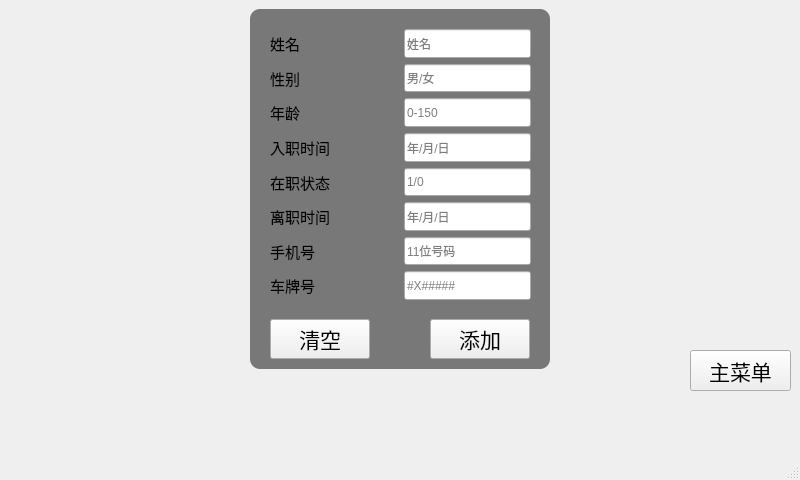
<?xml version="1.0" encoding="UTF-8"?>
<ui version="4.0">
 <class>addwindow</class>
 <widget class="QMainWindow" name="addwindow">
  <property name="geometry">
   <rect>
    <x>0</x>
    <y>0</y>
    <width>800</width>
    <height>480</height>
   </rect>
  </property>
  <property name="minimumSize">
   <size>
    <width>800</width>
    <height>480</height>
   </size>
  </property>
  <property name="maximumSize">
   <size>
    <width>800</width>
    <height>480</height>
   </size>
  </property>
  <property name="windowTitle">
   <string>员工后台管理系统</string>
  </property>
  <property name="windowIcon">
   <iconset resource="photo.qrc">
    <normaloff>:/2.png</normaloff>:/2.png</iconset>
  </property>
  <property name="styleSheet">
   <string notr="true">
QWidget#widget
{
	background-color: rgba(0, 0, 0,0.5);
	border:none;
	border-radius:10px;
}
QMainWindow#addwindow
{
border-image: url(:/5.png);
}</string>
  </property>
  <widget class="QWidget" name="centralwidget">
   <widget class="QPushButton" name="backButton">
    <property name="geometry">
     <rect>
      <x>690</x>
      <y>350</y>
      <width>101</width>
      <height>41</height>
     </rect>
    </property>
    <property name="font">
     <font>
      <family>Agency FB</family>
      <pointsize>16</pointsize>
     </font>
    </property>
    <property name="text">
     <string>主菜单</string>
    </property>
   </widget>
   <widget class="QWidget" name="widget" native="true">
    <property name="geometry">
     <rect>
      <x>250</x>
      <y>9</y>
      <width>300</width>
      <height>360</height>
     </rect>
    </property>
    <widget class="QPushButton" name="addAllButton">
     <property name="geometry">
      <rect>
       <x>180</x>
       <y>310</y>
       <width>100</width>
       <height>40</height>
      </rect>
     </property>
     <property name="font">
      <font>
       <family>Agency FB</family>
       <pointsize>16</pointsize>
      </font>
     </property>
     <property name="text">
      <string>添加</string>
     </property>
    </widget>
    <widget class="QWidget" name="layoutWidget">
     <property name="geometry">
      <rect>
       <x>20</x>
       <y>20</y>
       <width>261</width>
       <height>271</height>
      </rect>
     </property>
     <layout class="QVBoxLayout" name="verticalLayout">
      <item>
       <layout class="QHBoxLayout" name="horizontalLayout_2">
        <item>
         <widget class="QLabel" name="addNamelabel">
          <property name="sizePolicy">
           <sizepolicy hsizetype="Expanding" vsizetype="Preferred">
            <horstretch>0</horstretch>
            <verstretch>0</verstretch>
           </sizepolicy>
          </property>
          <property name="font">
           <font>
            <family>Agency FB</family>
            <pointsize>11</pointsize>
           </font>
          </property>
          <property name="text">
           <string>姓名    </string>
          </property>
         </widget>
        </item>
        <item>
         <widget class="QLineEdit" name="addNameEdit">
          <property name="sizePolicy">
           <sizepolicy hsizetype="Expanding" vsizetype="Preferred">
            <horstretch>0</horstretch>
            <verstretch>0</verstretch>
           </sizepolicy>
          </property>
          <property name="text">
           <string/>
          </property>
          <property name="placeholderText">
           <string>姓名</string>
          </property>
         </widget>
        </item>
       </layout>
      </item>
      <item>
       <layout class="QHBoxLayout" name="horizontalLayout_3">
        <item>
         <widget class="QLabel" name="addGenderlabel">
          <property name="sizePolicy">
           <sizepolicy hsizetype="Expanding" vsizetype="Preferred">
            <horstretch>0</horstretch>
            <verstretch>0</verstretch>
           </sizepolicy>
          </property>
          <property name="font">
           <font>
            <family>Agency FB</family>
            <pointsize>11</pointsize>
           </font>
          </property>
          <property name="text">
           <string>性别</string>
          </property>
         </widget>
        </item>
        <item>
         <widget class="QLineEdit" name="addGenderEdit">
          <property name="sizePolicy">
           <sizepolicy hsizetype="Expanding" vsizetype="Preferred">
            <horstretch>0</horstretch>
            <verstretch>0</verstretch>
           </sizepolicy>
          </property>
          <property name="text">
           <string/>
          </property>
          <property name="placeholderText">
           <string>男/女</string>
          </property>
         </widget>
        </item>
       </layout>
      </item>
      <item>
       <layout class="QHBoxLayout" name="horizontalLayout_4">
        <item>
         <widget class="QLabel" name="addAgelabel">
          <property name="sizePolicy">
           <sizepolicy hsizetype="Expanding" vsizetype="Preferred">
            <horstretch>0</horstretch>
            <verstretch>0</verstretch>
           </sizepolicy>
          </property>
          <property name="font">
           <font>
            <family>Agency FB</family>
            <pointsize>11</pointsize>
           </font>
          </property>
          <property name="text">
           <string>年龄</string>
          </property>
         </widget>
        </item>
        <item>
         <widget class="QLineEdit" name="addAgeEdit">
          <property name="sizePolicy">
           <sizepolicy hsizetype="Expanding" vsizetype="Preferred">
            <horstretch>0</horstretch>
            <verstretch>0</verstretch>
           </sizepolicy>
          </property>
          <property name="text">
           <string/>
          </property>
          <property name="placeholderText">
           <string>0-150</string>
          </property>
         </widget>
        </item>
       </layout>
      </item>
      <item>
       <layout class="QHBoxLayout" name="horizontalLayout_5">
        <item>
         <widget class="QLabel" name="addTimelabel">
          <property name="sizePolicy">
           <sizepolicy hsizetype="Expanding" vsizetype="Preferred">
            <horstretch>0</horstretch>
            <verstretch>0</verstretch>
           </sizepolicy>
          </property>
          <property name="font">
           <font>
            <family>Agency FB</family>
            <pointsize>11</pointsize>
           </font>
          </property>
          <property name="text">
           <string>入职时间</string>
          </property>
         </widget>
        </item>
        <item>
         <widget class="QLineEdit" name="addTimeEdit">
          <property name="sizePolicy">
           <sizepolicy hsizetype="Expanding" vsizetype="Preferred">
            <horstretch>0</horstretch>
            <verstretch>0</verstretch>
           </sizepolicy>
          </property>
          <property name="text">
           <string/>
          </property>
          <property name="placeholderText">
           <string>年/月/日</string>
          </property>
         </widget>
        </item>
       </layout>
      </item>
      <item>
       <layout class="QHBoxLayout" name="horizontalLayout_6">
        <item>
         <widget class="QLabel" name="addStatelabel">
          <property name="sizePolicy">
           <sizepolicy hsizetype="Expanding" vsizetype="Preferred">
            <horstretch>0</horstretch>
            <verstretch>0</verstretch>
           </sizepolicy>
          </property>
          <property name="font">
           <font>
            <family>Agency FB</family>
            <pointsize>11</pointsize>
           </font>
          </property>
          <property name="text">
           <string>在职状态</string>
          </property>
         </widget>
        </item>
        <item>
         <widget class="QLineEdit" name="addStateEdit">
          <property name="sizePolicy">
           <sizepolicy hsizetype="Expanding" vsizetype="Preferred">
            <horstretch>0</horstretch>
            <verstretch>0</verstretch>
           </sizepolicy>
          </property>
          <property name="text">
           <string/>
          </property>
          <property name="placeholderText">
           <string>1/0</string>
          </property>
         </widget>
        </item>
       </layout>
      </item>
      <item>
       <layout class="QHBoxLayout" name="horizontalLayout_7">
        <item>
         <widget class="QLabel" name="addQuitTimelabel">
          <property name="sizePolicy">
           <sizepolicy hsizetype="Expanding" vsizetype="Preferred">
            <horstretch>0</horstretch>
            <verstretch>0</verstretch>
           </sizepolicy>
          </property>
          <property name="font">
           <font>
            <family>Agency FB</family>
            <pointsize>11</pointsize>
           </font>
          </property>
          <property name="text">
           <string>离职时间</string>
          </property>
         </widget>
        </item>
        <item>
         <widget class="QLineEdit" name="addQuitTimeEdit">
          <property name="sizePolicy">
           <sizepolicy hsizetype="Expanding" vsizetype="Preferred">
            <horstretch>0</horstretch>
            <verstretch>0</verstretch>
           </sizepolicy>
          </property>
          <property name="text">
           <string/>
          </property>
          <property name="placeholderText">
           <string>年/月/日</string>
          </property>
         </widget>
        </item>
       </layout>
      </item>
      <item>
       <layout class="QHBoxLayout" name="horizontalLayout_8">
        <item>
         <widget class="QLabel" name="addCalllabel">
          <property name="sizePolicy">
           <sizepolicy hsizetype="Expanding" vsizetype="Preferred">
            <horstretch>0</horstretch>
            <verstretch>0</verstretch>
           </sizepolicy>
          </property>
          <property name="font">
           <font>
            <family>Agency FB</family>
            <pointsize>11</pointsize>
           </font>
          </property>
          <property name="text">
           <string>手机号</string>
          </property>
         </widget>
        </item>
        <item>
         <widget class="QLineEdit" name="addCallEdit">
          <property name="sizePolicy">
           <sizepolicy hsizetype="Expanding" vsizetype="Preferred">
            <horstretch>0</horstretch>
            <verstretch>0</verstretch>
           </sizepolicy>
          </property>
          <property name="text">
           <string/>
          </property>
          <property name="placeholderText">
           <string>11位号码</string>
          </property>
         </widget>
        </item>
       </layout>
      </item>
      <item>
       <layout class="QHBoxLayout" name="horizontalLayout_9">
        <item>
         <widget class="QLabel" name="addCarlabel">
          <property name="sizePolicy">
           <sizepolicy hsizetype="Expanding" vsizetype="Preferred">
            <horstretch>0</horstretch>
            <verstretch>0</verstretch>
           </sizepolicy>
          </property>
          <property name="font">
           <font>
            <family>Agency FB</family>
            <pointsize>11</pointsize>
           </font>
          </property>
          <property name="text">
           <string>车牌号</string>
          </property>
         </widget>
        </item>
        <item>
         <widget class="QLineEdit" name="addCarEdit">
          <property name="sizePolicy">
           <sizepolicy hsizetype="Expanding" vsizetype="Preferred">
            <horstretch>0</horstretch>
            <verstretch>0</verstretch>
           </sizepolicy>
          </property>
          <property name="text">
           <string/>
          </property>
          <property name="placeholderText">
           <string>#X#####</string>
          </property>
         </widget>
        </item>
       </layout>
      </item>
     </layout>
    </widget>
    <widget class="QPushButton" name="addAllButton_2">
     <property name="geometry">
      <rect>
       <x>20</x>
       <y>310</y>
       <width>100</width>
       <height>40</height>
      </rect>
     </property>
     <property name="font">
      <font>
       <family>Agency FB</family>
       <pointsize>16</pointsize>
      </font>
     </property>
     <property name="text">
      <string>清空</string>
     </property>
    </widget>
   </widget>
   <widget class="QLabel" name="girllabel">
    <property name="geometry">
     <rect>
      <x>30</x>
      <y>70</y>
      <width>150</width>
      <height>150</height>
     </rect>
    </property>
    <property name="styleSheet">
     <string notr="true">border-image: url(:/3.png);</string>
    </property>
    <property name="text">
     <string/>
    </property>
   </widget>
   <widget class="QLabel" name="boylabel">
    <property name="geometry">
     <rect>
      <x>630</x>
      <y>70</y>
      <width>150</width>
      <height>150</height>
     </rect>
    </property>
    <property name="styleSheet">
     <string notr="true">border-image: url(:/4.png);</string>
    </property>
    <property name="text">
     <string/>
    </property>
   </widget>
   <widget class="RollText" name="widgetRoll" native="true">
    <property name="geometry">
     <rect>
      <x>0</x>
      <y>390</y>
      <width>791</width>
      <height>51</height>
     </rect>
    </property>
   </widget>
  </widget>
  <widget class="QMenuBar" name="menubar">
   <property name="geometry">
    <rect>
     <x>0</x>
     <y>0</y>
     <width>800</width>
     <height>26</height>
    </rect>
   </property>
  </widget>
  <widget class="QStatusBar" name="statusbar"/>
 </widget>
 <customwidgets>
  <customwidget>
   <class>RollText</class>
   <extends>QWidget</extends>
   <header location="global">rolltext.h</header>
   <container>1</container>
  </customwidget>
 </customwidgets>
 <resources>
  <include location="photo.qrc"/>
 </resources>
 <connections/>
</ui>
